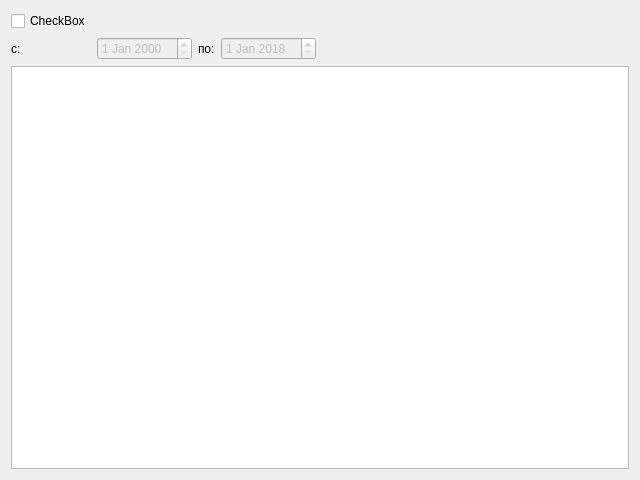
<?xml version="1.0" encoding="UTF-8"?>
<ui version="4.0">
 <class>AbstractSqlQueryViewer</class>
 <widget class="QWidget" name="AbstractSqlQueryViewer">
  <property name="geometry">
   <rect>
    <x>0</x>
    <y>0</y>
    <width>640</width>
    <height>480</height>
   </rect>
  </property>
  <property name="windowTitle">
   <string>Form</string>
  </property>
  <layout class="QGridLayout" name="gridLayout_2">
   <item row="0" column="0">
    <layout class="QGridLayout" name="gridLayout">
     <item row="1" column="0">
      <widget class="QLabel" name="label">
       <property name="text">
        <string>с:</string>
       </property>
      </widget>
     </item>
     <item row="1" column="1">
      <widget class="QDateEdit" name="deBegin">
       <property name="enabled">
        <bool>false</bool>
       </property>
      </widget>
     </item>
     <item row="0" column="0">
      <widget class="QCheckBox" name="cbDateRange">
       <property name="text">
        <string>CheckBox</string>
       </property>
      </widget>
     </item>
     <item row="1" column="2">
      <widget class="QLabel" name="label_2">
       <property name="text">
        <string>по:</string>
       </property>
      </widget>
     </item>
     <item row="1" column="3">
      <widget class="QDateEdit" name="deEnd">
       <property name="enabled">
        <bool>false</bool>
       </property>
       <property name="dateTime">
        <datetime>
         <hour>0</hour>
         <minute>0</minute>
         <second>0</second>
         <year>2018</year>
         <month>1</month>
         <day>1</day>
        </datetime>
       </property>
      </widget>
     </item>
     <item row="1" column="4">
      <spacer name="horizontalSpacer">
       <property name="orientation">
        <enum>Qt::Horizontal</enum>
       </property>
       <property name="sizeHint" stdset="0">
        <size>
         <width>40</width>
         <height>20</height>
        </size>
       </property>
      </spacer>
     </item>
     <item row="2" column="0" colspan="5">
      <widget class="QTableView" name="tableView"/>
     </item>
    </layout>
   </item>
  </layout>
 </widget>
 <resources/>
 <connections/>
</ui>
